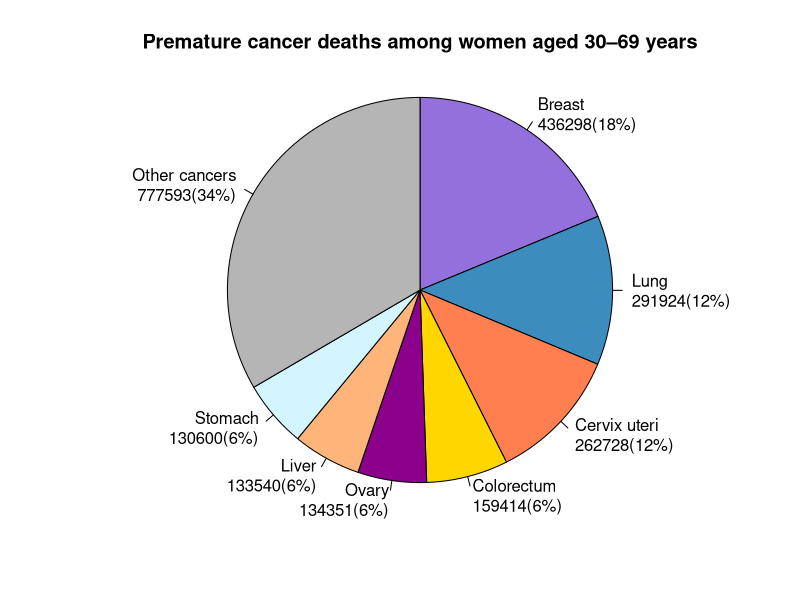

This chart was generated by the following R code:
#Source: DOI: 10.1016/S0140-6736(23)01701-4
#Date: 2024-30-14

library("ggplot2")
library("scales")
library("RColorBrewer")

mycolor=c(rgb(147,112,219,max=255),rgb(60,140,190,max=255),rgb(255,127,80,max=255),rgb(255,215,0,max=255),
          rgb(139,1,139,max=255),rgb(255,180,122,max=255),rgb(210,245,255,max=255),rgb(181,181,181,max=255))
data = data.frame(
  category = c("Breast", "Lung", "Cervix uteri", "Colorectum","Ovary","Liver","Stomach","Other cancers"),
  value = c(436298,291924,262728,159414,134351,133540,130600,777593))
value1=c(data$value/(sum(data$value)))
pie(data$value, paste(data$category,paste0(data$value,"(",percent(value1,2),")"),sep="\n"),
    main = "Premature cancer deaths among women aged 30–69 years", col = mycolor,radius = 1,
    clockwise = TRUE)
